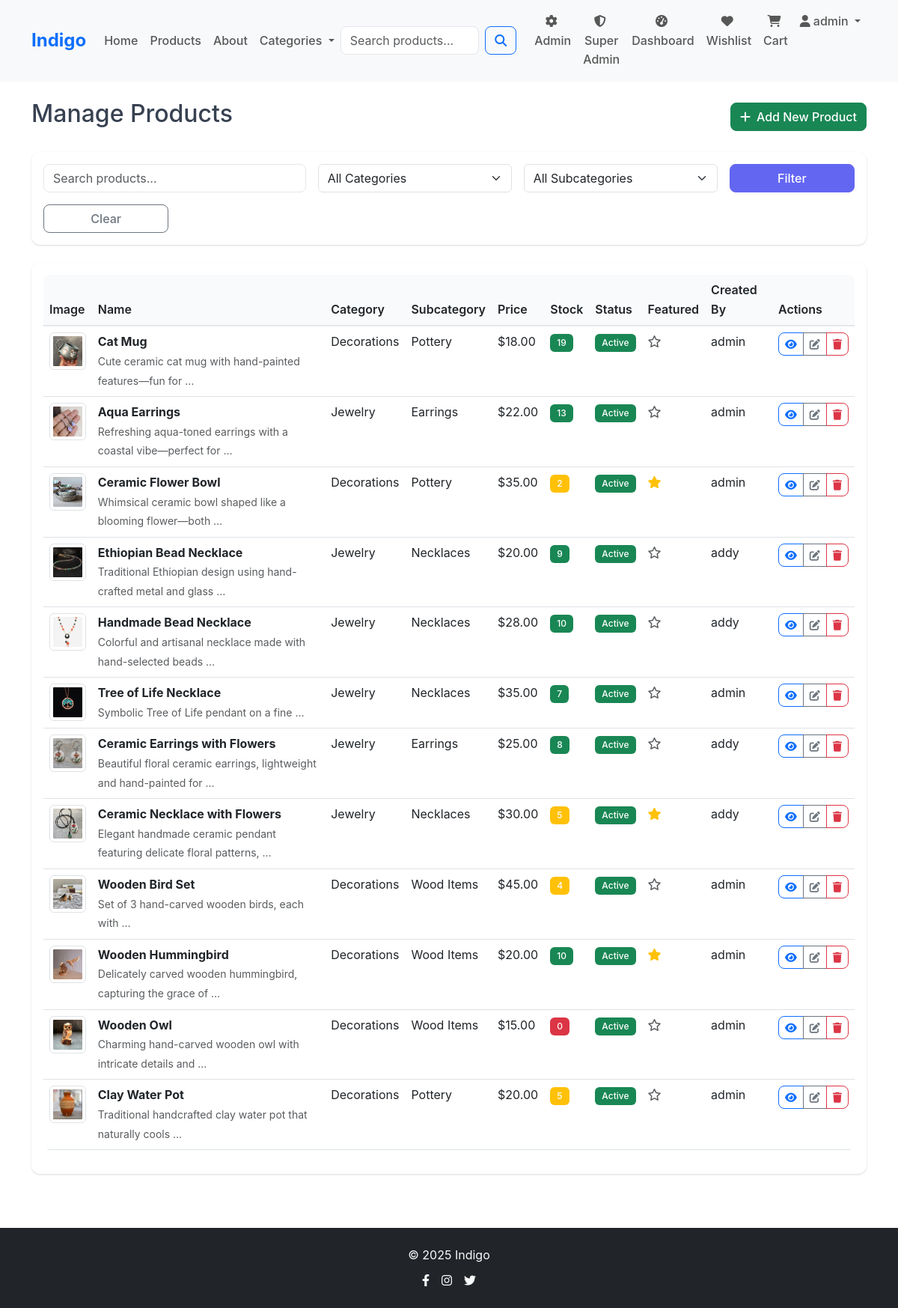
Page /employee-admin/products/ (signed in) on the committed database.
### store/models.py (models this page shows, shortened)
class Product(models.Model):
    name = models.CharField(max_length=200)
    description = models.TextField()
    price = models.DecimalField(
        max_digits=10,
        decimal_places=2,
        validators=[MinValueValidator(0.01)]
    )
    category = models.ForeignKey(Category, on_delete=models.CASCADE, related_name='products')
    subcategory = models.ForeignKey(Subcategory, on_delete=models.CASCADE, related_name='products', null=True, blank=True)
    image = models.ImageField(upload_to='products/', default='static/default.jpg') #upload to media directory
    stock_quantity = models.PositiveIntegerField(
        default=0,
        validators=[MaxValueValidator(9999)]
    )
    is_active = models.BooleanField(default=True) #is active on website
    featured = models.BooleanField(default=False) #is featured on home page
    created_by = models.ForeignKey(User, on_delete=models.SET_NULL, null=True, blank=True, related_name='created_products')
    created_at = models.DateTimeField(auto_now_add=True)
    updated_at = models.DateTimeField(auto_now=True)
    class Meta:
        ordering = ['-created_at']
        indexes = [
            models.Index(fields=['category', 'is_active']),
            models.Index(fields=['subcategory', 'is_active']),
            models.Index(fields=['featured', 'is_active']),
            models.Index(fields=['price']),
            models.Index(fields=['created_at']),
            models.Index(fields=['created_by']),
        ]

class Category(models.Model):
    CATEGORY_CHOICES = [
        ('decorations', 'Decorations'),
        ('jewelry', 'Jewelry'),
    ]
    name = models.CharField(max_length=50, choices=CATEGORY_CHOICES, unique=True)
    description = models.TextField(blank=True)
    created_at = models.DateTimeField(auto_now_add=True)
    class Meta:
        verbose_name_plural = "Categories"

class Subcategory(models.Model):
    SUBCATEGORY_CHOICES = [
        ('pottery', 'Pottery'),
        ('wood', 'Wood Items'),
        ('necklaces', 'Necklaces'),
        ('earrings', 'Earrings'),
    ]
    name = models.CharField(max_length=50, choices=SUBCATEGORY_CHOICES, unique=True)
    category = models.ForeignKey(Category, on_delete=models.CASCADE, related_name='subcategories')
    description = models.TextField(blank=True)
    created_at = models.DateTimeField(auto_now_add=True)
    class Meta:
        verbose_name_plural = "Subcategories"
        unique_together = ('name', 'category')

### employee_admin/views.py (the view)
# urls.py: path('employee-admin/products/', views.admin_products, name='products'),
@staff_required
def admin_products(request):
    try:
        products = Product.objects.select_related('category', 'subcategory', 'created_by').order_by('-created_at')
        categories = Category.objects.all().prefetch_related('subcategories')
        search_query = request.GET.get('search', '').strip()
        if search_query:
            products = products.filter(
                Q(name__icontains=search_query) |
                Q(description__icontains=search_query)
            )
        category = request.GET.get('category', '').strip()
        if category:
            valid_categories = [choice[0] for choice in Category.CATEGORY_CHOICES]
            if category in valid_categories:
                products = products.filter(category__name=category)
        subcategory = request.GET.get('subcategory', '').strip()
        if subcategory:
            valid_subcategories = [choice[0] for choice in Subcategory.SUBCATEGORY_CHOICES]
            if subcategory in valid_subcategories:
                products = products.filter(subcategory__name=subcategory)
        return render(request, 'employee_admin/products.html', {
            'products': products,
            'categories': categories,
            'current_category': category,
            'current_subcategory': subcategory,
            'search_query': search_query,
            'is_superuser': request.user.is_superuser
        })
    except Exception:
        return render(request, 'employee_admin/products.html', {
            'products': [],
            'categories': [],
            'current_category': '',
            'current_subcategory': '',
            'search_query': '',
            'is_superuser': False
        })

### Indigo/context_processors.py (called while the page is built)
def cart_count(request):
    if request.user.is_authenticated:
        try:
            cart = Cart.objects.get(user=request.user)
            return {'cart_count': cart.total_items}
        except Cart.DoesNotExist:
            return {'cart_count': 0}
    return {'cart_count': 0}

def wishlist_count(request):
    if request.user.is_authenticated:
        try:
            wishlist = Wishlist.objects.get(user=request.user)
            return {'wishlist_count': wishlist.total_items}
        except Wishlist.DoesNotExist:
            return {'wishlist_count': 0}
    return {'wishlist_count': 0}

### employee_admin/views.py (called while the page is built)
def staff_required(view_func):
    @wraps(view_func)
    def wrapper(request, *args, **kwargs):
        if not request.user.is_authenticated:
            return render_403(request, "You must be logged in to access this page.")
        if not request.user.is_staff:
            return render_403(request, "You must be a staff member to access this page.")
        return view_func(request, *args, **kwargs)
    return wrapper

### employee_admin/templates/employee_admin/products.html (shortened to what this page needs)
{% extends 'base.html' %}
{% load static %}
{% block content %}
<div class="container py-4">
    <div class="d-flex justify-content-between align-items-center mb-4">
        <h2>Manage Products</h2>
        <a href="{% url 'employee_admin:add_product' %}" class="btn btn-success">
            <i class="fas fa-plus me-2"></i>Add New Product
        </a>
    </div>
    <div class="card mb-4">
        <div class="card-body">
            <form method="GET" class="row g-3">
                <div class="col-md-4">
                    <input type="text" name="search" class="form-control" placeholder="Search products..." value="{{ search_query }}" maxlength="100">
                </div>
                <div class="col-md-3">
                    <select name="category" class="form-select">
                        <option value="">All Categories</option>
                    </select>
                </div>
                <div class="col-md-3">
                    <select name="subcategory" class="form-select">
                        <option value="">All Subcategories</option>
                    </select>
                </div>
                <div class="col-md-2">
                    <button type="submit" class="btn btn-primary w-100">Filter</button>
                </div>
                <div class="col-md-2">
                    <a href="{% url 'employee_admin:products' %}" class="btn btn-outline-secondary w-100">Clear</a>
                </div>
            </form>
        </div>
    </div>
    <div class="card">
        <div class="card-body">
            {% if products %}
            <div class="table-responsive">
                <table class="table table-hover">
                    <thead>
                        <tr>
                            <th>Image</th>
                            <th>Name</th>
                            <th>Category</th>
                            <th>Subcategory</th>
                            <th>Price</th>
                            <th>Stock</th>
                            <th>Status</th>
                            <th>Featured</th>
                            {% if is_superuser %}<th>Created By</th>{% endif %}
                            <th>Actions</th>
                        </tr>
                    </thead>
                    <tbody>
                        {% for product in products %}
                        <tr>
                            <td>
                                <img src="{{ product.image.url }}" alt="{{ product.name }}" class="img-thumbnail" style="width: 50px; height: 50px; object-fit: cover;">
                            </td>
                            <td>
                                <strong>{{ product.name }}</strong>
                                <br><small class="text-muted">{{ product.description|truncatewords:8 }}</small>
                            </td>
                            <td>{{ product.category.get_name_display }}</td>
                            <td>{{ product.subcategory.get_name_display }}</td>
                            <td>${{ product.price }}</td>
                            <td>
                                <span class="badge bg-{% if product.stock_quantity > 5 %}success{% elif product.stock_quantity > 0 %}warning{% else %}danger{% endif %}">
                                    {{ product.stock_quantity }}
                                </span>
                            </td>
                            <td>
                                <span class="badge bg-{% if product.is_active %}success{% else %}secondary{% endif %}">
                                    {% if product.is_active %}Active{% else %}Inactive{% endif %}
                                </span>
                            </td>
                            <td>
                                {% if product.featured %}
                                    <i class="fas fa-star text-warning"></i>
                                {% else %}
                                    <i class="far fa-star text-muted"></i>
                                {% endif %}
                            </td>
                            {% if is_superuser %}
                            <td>
                                {% if product.created_by %}
                                    {{ product.created_by.username }}
                                {% else %}
                                    <span class="text-muted">System</span>
                                {% endif %}
                            </td>
                            {% endif %}
                            <td>
                                <div class="btn-group btn-group-sm">
                                    <a href="{% url 'store:product_detail' product.pk %}" class="btn btn-outline-primary" title="View">
                                        <i class="fas fa-eye"></i>
                                    </a>
                                    <a href="{% url 'employee_admin:edit_product' product.pk %}" class="btn btn-outline-secondary" title="Edit">
                                        <i class="fas fa-edit"></i>
                                    </a>
                                    {% if is_superuser or product.created_by == user %}
                                    <a href="{% url 'employee_admin:delete_product' product.pk %}" class="btn btn-outline-danger" title="Delete">
                                        <i class="fas fa-trash"></i>
                                    </a>
                                    {% endif %}
                                </div>
                            </td>
                        </tr>
                        {% endfor %}
                    </tbody>
                </table>
            </div>
            {% endif %}
        </div>
    </div>
</div>
{% endblock %}

### templates/components/navbar.html (shortened to what this page needs)
{% load static %}
<nav class="navbar navbar-expand-lg navbar-light bg-light sticky-top">
    <div class="container">
        <a class="navbar-brand fw-bold text-primary" href="{% url 'store:home' %}">
            Indigo
        </a>
        <div class="collapse navbar-collapse" id="navbarNav">
            <ul class="navbar-nav me-auto">
                <li class="nav-item">
                    <a class="nav-link" href="{% url 'store:home' %}">Home</a>
                </li>
                <li class="nav-item">
                    <a class="nav-link" href="{% url 'store:product_list' %}">Products</a>
                </li>
                <li class="nav-item">
                    <a class="nav-link" href="{% url 'store:about' %}">About</a>
                </li>
                <li class="nav-item dropdown">
                    <a class="nav-link dropdown-toggle" href="#" role="button" data-bs-toggle="dropdown">
                        Categories
                    </a>
                </li>
            </ul>
            <form class="d-flex me-3 d-none d-lg-flex" method="GET" action="{% url 'store:product_list' %}" id="searchForm">
                <input class="form-control me-2" type="search" name="search" placeholder="Search products..." value="{{ search_query }}" maxlength="100">
                <button class="btn btn-outline-primary" type="submit">
                    <i class="fas fa-search"></i>
                </button>
            </form>
            <ul class="navbar-nav">
                {% if user.is_authenticated %}
                    {% if user.is_staff %}
                        <li class="nav-item">
                            <a class="nav-link" href="{% url 'employee_admin:dashboard' %}">
                                <i class="fas fa-cog me-1"></i>Admin
                            </a>
                        </li>
                    {% endif %}
                    {% if user.is_superuser %}
                        <li class="nav-item">
                            <a class="nav-link" href="/admin/">
                                <i class="fas fa-shield-alt me-1"></i>Super Admin
                            </a>
                        </li>
                    {% endif %}
                    <li class="nav-item">
                        <a class="nav-link" href="{% url 'dashboard:user' %}">
                            <i class="fas fa-tachometer-alt me-1"></i>Dashboard
                        </a>
                    </li>
                    <li class="nav-item">
                        <a class="nav-link" href="{% url 'wishlist:view' %}">
                            <i class="fas fa-heart me-1"></i>Wishlist
                        </a>
                    </li>
                    <li class="nav-item">
                        <a class="nav-link" href="{% url 'cart:view' %}">
                            <i class="fas fa-shopping-cart me-1"></i>Cart
                        </a>
                    </li>
                    <li class="nav-item dropdown">
                        <a class="nav-link dropdown-toggle" href="#" role="button" data-bs-toggle="dropdown">
                            <i class="fas fa-user me-1"></i>{{ user.username|truncatechars:15 }}
                        </a>
                    </li>
                {% endif %}
            </ul>
        </div>
    </div>
</nav>

### static/css/style.css (style rules this page uses)
:root { --primary-color: #6366f1; --secondary-color: #8b5cf6; --accent-color: #d97706; --success-color: #10b981; --warning-color: #f59e0b; --danger-color: #ef4444; --dark-color: #1f2937; --light-color: #f9fafb; --border-color: #e5e7eb; }
body { font-family: 'Inter', -apple-system, BlinkMacSystemFont, 'Segoe UI', Roboto, sans-serif; line-height: 1.6; color: #374151; }
.navbar-brand { font-size: 1.5rem; font-weight: 700; }
.navbar-nav .nav-link { font-weight: 500; transition: color 0.3s ease; }
.navbar-collapse { text-align: center; }
.card { border: none; border-radius: 12px; box-shadow: 0 1px 3px 0 rgba(0, 0, 0, 0.1), 0 1px 2px 0 rgba(0, 0, 0, 0.06); transition: all 0.3s ease; }
.btn { border-radius: 8px; font-weight: 500; transition: all 0.3s ease; }
.btn-primary { background-color: var(--primary-color); border-color: var(--primary-color); }
.form-control { border-radius: 8px; border: 1px solid var(--border-color); transition: all 0.3s ease; }
.table { border-radius: 8px; overflow: hidden; }
.table thead th { background-color: var(--light-color); border-bottom: 2px solid var(--border-color); font-weight: 600; }
.badge { font-weight: 500; padding: 0.5em 0.75em; }

### rows in the picture
Product: image (picture), name "Cat Mug", description "Cute ceramic cat mug with hand-painted features—fun for …", category.name "Decorations", subcategory.name "Pottery", price "18.00", stock_quantity "19", is_active "Active", featured False (drawn), created_by.username "admin"
Product: image (picture), name "Aqua Earrings", description "Refreshing aqua-toned earrings with a coastal vibe—perfect for …", category.name "Jewelry", subcategory.name "Earrings", price "22.00", stock_quantity "13", is_active "Active", featured False (drawn), created_by.username "admin"
Product: image (picture), name "Ceramic Flower Bowl", description "Whimsical ceramic bowl shaped like a blooming flower—both …", category.name "Decorations", subcategory.name "Pottery", price "35.00", stock_quantity "2", is_active "Active", featured True (drawn), created_by.username "admin"
Product: image (picture), name "Ethiopian Bead Necklace", description "Traditional Ethiopian design using hand-crafted metal and glass …", category.name "Jewelry", subcategory.name "Necklaces", price "20.00", stock_quantity "9", is_active "Active", featured False (drawn), created_by.username "addy"
Product: image (picture), name "Handmade Bead Necklace", description "Colorful and artisanal necklace made with hand-selected beads …", category.name "Jewelry", subcategory.name "Necklaces", price "28.00", stock_quantity "10", is_active "Active", featured False (drawn), created_by.username "addy"
Product: image (picture), name "Tree of Life Necklace", description "Symbolic Tree of Life pendant on a fine …", category.name "Jewelry", subcategory.name "Necklaces", price "35.00", stock_quantity "7", is_active "Active", featured False (drawn), created_by.username "admin"
Product: image (picture), name "Ceramic Earrings with Flowers", description "Beautiful floral ceramic earrings, lightweight and hand-painted for …", category.name "Jewelry", subcategory.name "Earrings", price "25.00", stock_quantity "8", is_active "Active", featured False (drawn), created_by.username "addy"
Product: image (picture), name "Ceramic Necklace with Flowers", description "Elegant handmade ceramic pendant featuring delicate floral patterns, …", category.name "Jewelry", subcategory.name "Necklaces", price "30.00", stock_quantity "5", is_active "Active", featured True (drawn), created_by.username "addy"
Product: image (picture), name "Wooden Bird Set", description "Set of 3 hand-carved wooden birds, each with …", category.name "Decorations", subcategory.name "Wood Items", price "45.00", stock_quantity "4", is_active "Active", featured False (drawn), created_by.username "admin"
Product: image (picture), name "Wooden Hummingbird", description "Delicately carved wooden hummingbird, capturing the grace of …", category.name "Decorations", subcategory.name "Wood Items", price "20.00", stock_quantity "10", is_active "Active", featured True (drawn), created_by.username "admin"
Product: image (picture), name "Wooden Owl", description "Charming hand-carved wooden owl with intricate details and …", category.name "Decorations", subcategory.name "Wood Items", price "15.00", stock_quantity "0", is_active "Active", featured False (drawn), created_by.username "admin"
Product: image (picture), name "Clay Water Pot", description "Traditional handcrafted clay water pot that naturally cools …", category.name "Decorations", subcategory.name "Pottery", price "20.00", stock_quantity "5", is_active "Active", featured False (drawn), created_by.username "admin"

### other values in the picture
{{ user.username|truncatechars:15 }} "admin"
